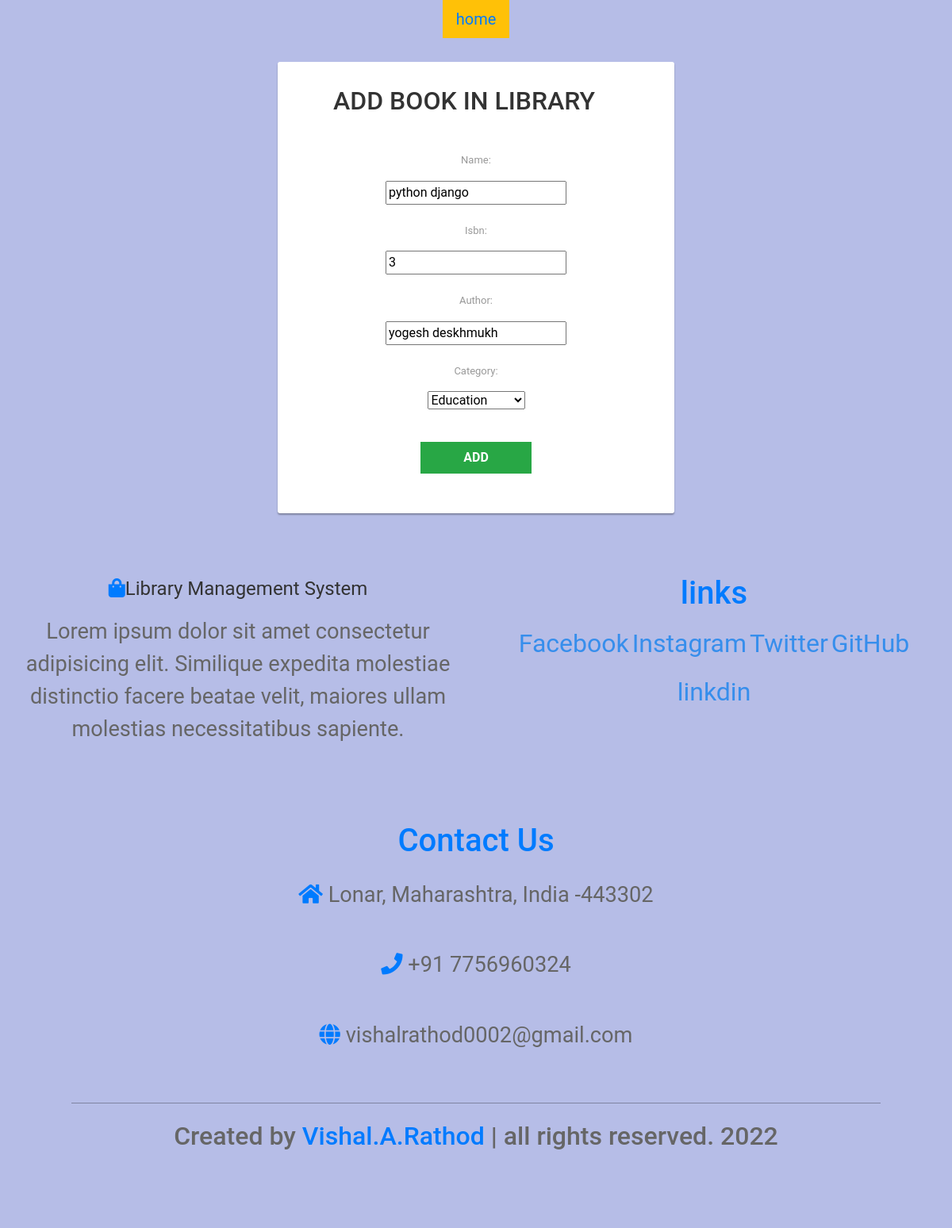
Page /update/33 on the committed database.
### library/models.py (models this page shows, shortened)
class Book(models.Model):
    catchoice= [
        ('education', 'Education'),
        ('entertainment', 'Entertainment'),
        ('comics', 'Comics'),
        ('biography', 'Biography'),
        ('history', 'History'),
        ('novel', 'Novel'),
        ('fantasy', 'Fantasy'),
        ('thriller', 'Thriller'),
        ('romance', 'Romance'),
        ('scifi','Sci-Fi')
        ]
    name=models.CharField(max_length=30)
    isbn=models.PositiveIntegerField()
    author=models.CharField(max_length=40)
    category=models.CharField(max_length=30,choices=catchoice,default='education')

### library/views.py (the view)
# urls.py: path('update/<int:id>', views.update, name='update')
def update(request,id):
    if request.method == 'POST':
        pi = models.Book.objects.get(pk=id)
        form=forms.BookForm(request.POST,instance=pi)
        if form.is_valid():
            user=form.save()
    else:
        pi = models.Book.objects.get(pk=id)
        form=forms.BookForm(instance=pi)
    return render(request,'library/edit.html',{'form':form})
    return render(request,'library/edit.html',{'form':form})
    return render(request,'library/adminafterlogin.html')

### library/forms.py
class BookForm(forms.ModelForm):
    class Meta:
        model=models.Book
        fields=['name','isbn','author','category']

### templates/library/edit.html (shortened to what this page needs)
<!DOCTYPE html>
<html lang="en" dir="ltr">
  <head>
    <link rel="stylesheet" href="https://stackpath.bootstrapcdn.com/bootstrap/4.3.1/css/bootstrap.min.css">
    <link rel="stylesheet" href="https://maxcdn.bootstrapcdn.com/font-awesome/4.7.0/css/font-awesome.min.css">
  </head>
  <body style="background-color:#b6bde7;">
    <div class="form-group text-center">
        <div class="col-xs-8 col-xs-offset-4">
    <button  class="btn btn-warning btn-lg" style="border-radius: 0%;"><a href="/">home</a></button>
            </div>
    <div class="signup-form">
        <form  method="post" class="form-horizontal">
    			<center><h2>ADD BOOK IN LIBRARY {{id}}</h2></center>
            {% for field in form %}
            <div class="form-group text-center">
              <label class="control-label col-xs-4">{{ field.label_tag }}</label>
              <div class="col-xs-8">
              {{ field }}
               </div>
            </div>
            {% endfor %}
    		<div class="form-group text-center">
    			<div class="col-xs-8 col-xs-offset-4">
            <button type="submit" class="btn btn-success btn-lg" style="border-radius: 0%;">ADD</button>
    			</div>
    		</div>
        </form>
    </div>
    {% include "library/footer.html" %}
  </body>
</html>

### templates/library/edit.html (style rules this page uses)
body { color: #aa082e; background-color: #b6bde7 !important; font-family: 'Roboto', sans-serif; }
.form-control, .btn { border-radius: 3px; }
.signup-form { width: 500px; margin: 0 auto; padding: 30px 0; }
.signup-form h2 { color: #333; margin: 0 0 30px 0; display: inline-block; padding: 0 30px 10px 0; border-bottom: 3px solid #ffffff; }
.signup-form form { color: #999; border-radius: 3px; margin-bottom: 15px; background: #fff; box-shadow: 0px 2px 2px rgba(0, 0, 0, 0.3); padding: 30px; }
.signup-form .form-group { margin-bottom: 20px; }
.signup-form label { font-weight: normal; font-size: 13px; }
.signup-form .btn { font-size: 16px; font-weight: bold; border: none; margin-top: 20px; min-width: 140px; }

### rows in the picture
Book: form "python django" "3" "yogesh deskhmukh" "Education"

### other values in the picture
{{ field.label_tag }} "Name:" "Isbn:" "Author:" "Category:"
